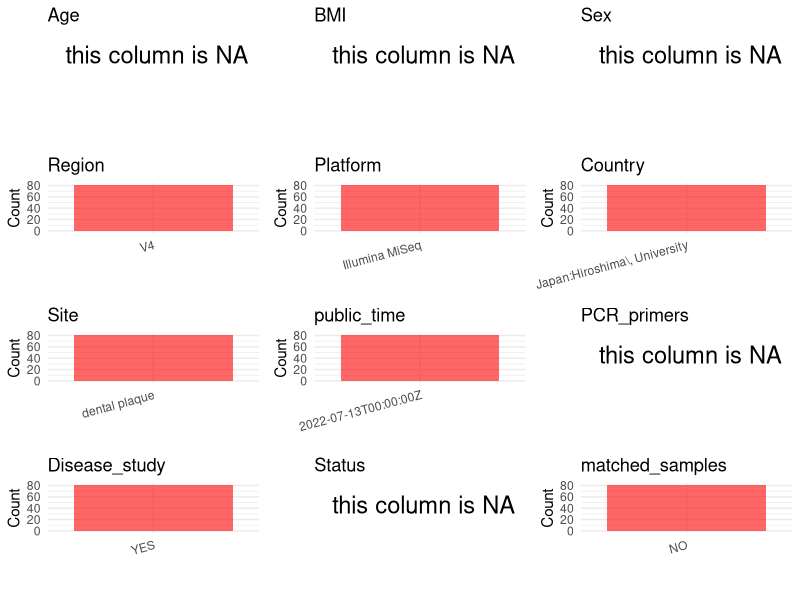

R code for this plot: (Note: this script raises an error after producing the figure.)
## ---- chunk 1
# Load necessary libraries
library(dplyr)
library(ggplot2)
library(cowplot)
library(readxl)

# Set working directory (update this path to your local directory)
setwd("/home/dongbiao/word_embedding_microbiome/all_data/oral/global-oral-microbiome/data/projects/PRJDB13496")

# Read the initial metadata files
initial_meta<-read.csv("SraRunTable.csv") 

head(initial_meta)
## ---- chunk 2
# Create a uniform metadata dataframe
metadata <- data.frame(
  BioProject = initial_meta$BioProject,
  Run = initial_meta$Run,
  sample_name = initial_meta$Sample_name,
  Age = NA,
  BMI = NA,
  Sex=NA,
  Region = "V4",
  Platform = initial_meta$Instrument,
  Country = initial_meta$geo_loc_name,
  Site = "dental plaque",
  public_time = initial_meta$ReleaseDate,
  stringsAsFactors = FALSE
)
metadata<-unique(metadata)
## ---- chunk 3
# Add information obtained from the publication
metadata$PCR_primers <- NA
metadata$title <- "Characterization of the unique oral microbiome of children with Down syndrome"
metadata$Disease_study <- "YES"

# Assign disease status based on sample_name patterns
metadata$Status <- NA
metadata$matched_samples <- "NO"
## ---- chunk 4
# Check the number of unique runs and sample names
print(paste("Number of unique runs:", length(unique(metadata$Run))))
print(paste("Number of unique sample names:", length(unique(metadata$sample_name))))
## ---- chunk 5
# Select columns for visualization
plot_data <- metadata %>%
  select(-BioProject, -Run, -sample_name, -title)

# Function to create simple plots for each column
create_simple_plots <- function(data) {
  plots <- list()
  
  for (col in colnames(data)) {
    # Check if the column is all NA
    if (all(is.na(data[[col]]))) {
      # Create an empty plot with text indicating all NA
      p <- ggplot() +
        annotate("text", x = 0.5, y = 0.5, label = "this column is NA", size = 6) +
        labs(title = col) +
        theme_void()
    } else if (is.numeric(data[[col]])) {
      # Numeric variable: histogram
      p <- ggplot(data, aes(x = .data[[col]])) +
        geom_histogram(fill = "blue", alpha = 0.6, bins = 20, na.rm = TRUE) +
        labs(title = col) +
        theme_minimal()
    } else {
      # Categorical variable: bar plot (remove NA values)
      count_data <- as.data.frame(table(data[[col]], useNA = "ifany"))
      p <- ggplot(count_data, aes(x = reorder(Var1, -Freq), y = Freq)) +
        geom_col(fill = "red", alpha = 0.6) +
        labs(title = col, x = NULL, y = "Count") +
        theme_minimal() +
        theme(axis.text.x = element_text(angle = 15, hjust = 1))
    }
    plots[[col]] <- p
  }
  
  return(plots)
}

# Generate and arrange plots
plots <- create_simple_plots(plot_data)
p<-plot_grid(plots$Age, 
          plots$BMI, 
          plots$Sex, 
          plots$Region, 
          plots$Platform, 
          plots$Country, 
          plots$Site,
          plots$public_time, 
          plots$PCR_primers,
          plots$Disease_study,
          plots$Status,
          plots$matched_samples,# add 
          ncol = 3, align = "hv", axis = "lb")
ggsave("Metadata_Summary.png", plot = p, width = 8, height = 6, dpi = 150)
## ---- chunk 6
knitr::include_graphics("Metadata_Summary.png")
## ---- chunk 7
# Reorder columns to match the desired format
metadata <- metadata[, c(
  "BioProject", "Run", "sample_name", "Age", "BMI", "Sex", 
  "Region", "Platform", "Country", "Site", "public_time", 
  "PCR_primers", "title", "Disease_study", "Status","matched_samples"
)]

# Export the uniform metadata to a CSV file
metadata<-unique(metadata)
write.csv(metadata, file = "metadata.csv", quote = TRUE)
head(metadata)
